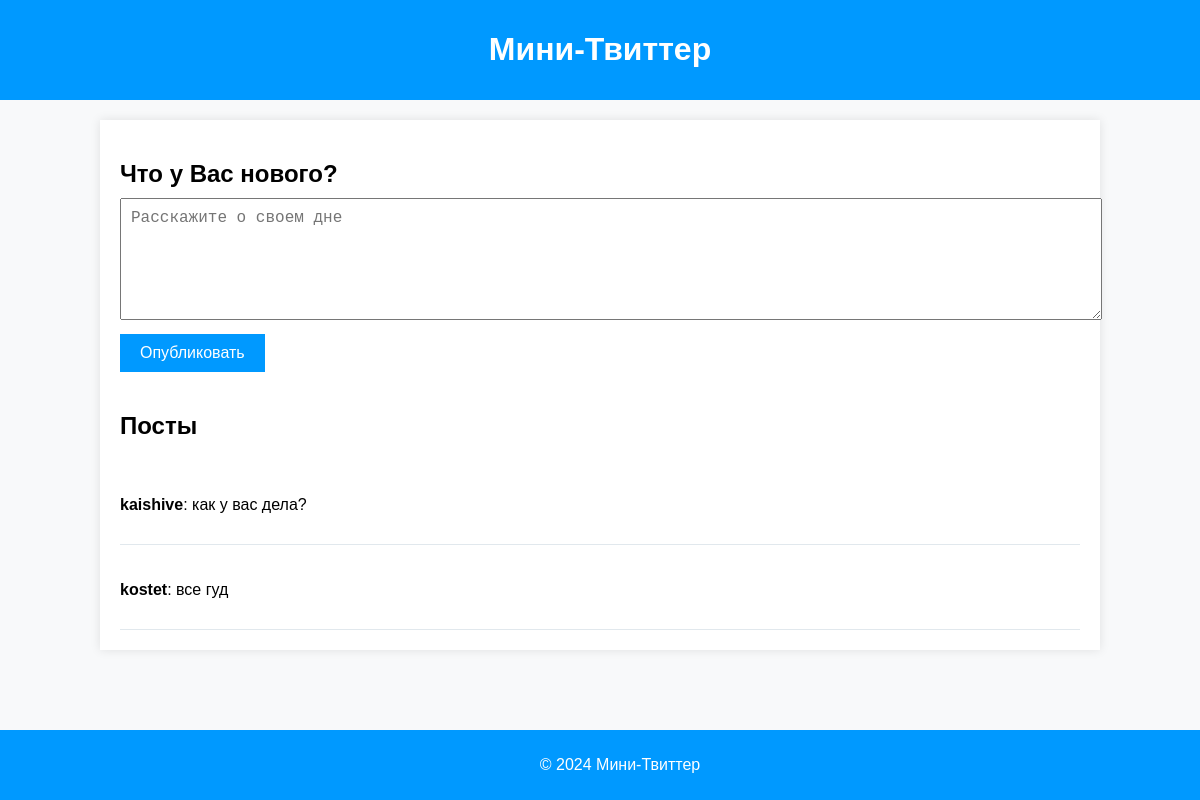
The app's page /posts/, older data.
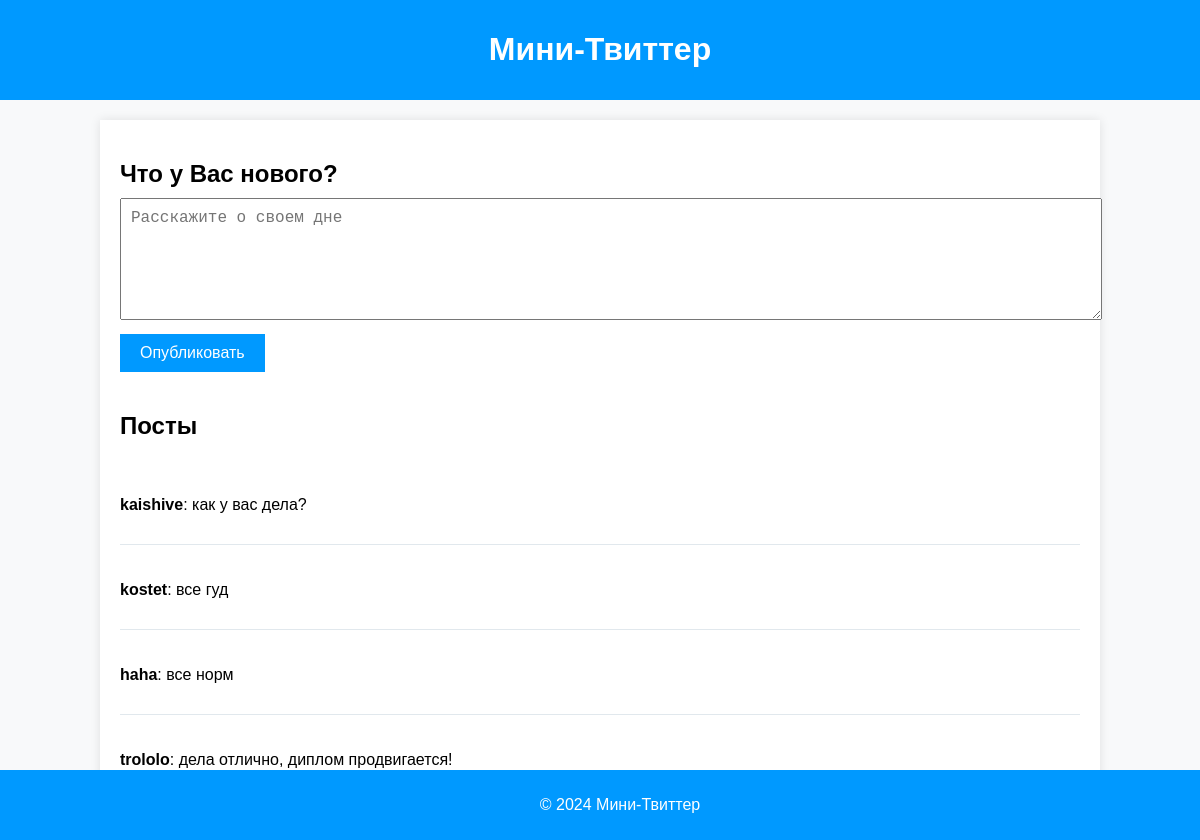
The same page, newer data.
### models/post_user_model.py (models this page shows)
class Post(Base):
    __tablename__ = "posts"
    id = Column(Integer, primary_key=True, index=True)
    content = Column(String, nullable=False)
    slug = Column(String, unique=True, index=True)
    user_id = Column(Integer, ForeignKey('users.id'), nullable=False)
    user = relationship("User", back_populates="posts")

class User(Base):
    __tablename__ = "users"
    id = Column(Integer, primary_key=True, index=True)
    username = Column(String, unique=True, index=True, nullable=False)
    email = Column(String, unique=True, index=True, nullable=False)
    hashed_password = Column(String, nullable=False)
    slug = Column(String, unique=True, index=True)
    posts = relationship("Post", back_populates="user")

### routers/posts_crud.py (the view)
@router.get("/posts/", response_class=HTMLResponse)
async def get_posts(request: Request, db: Annotated[Session, Depends(get_db)], user_id: Optional[int] = Cookie(None),
                    error_message: Optional[str] = None):
    posts = db.scalars(select(Post)).all()
    return templates.TemplateResponse("page_blog.html", {"request": request, "posts": posts, "user_id": user_id,
                                                         "error_message": error_message})

### templates/page_blog.html (shortened to what this page needs)
<!DOCTYPE html>
<html lang="en">
<head>
    <link rel="stylesheet" type="text/css" href="/static/page_style.css">
</head>
<body>
    <header>
        <div class="header-container">
            <h1>Мини-Твиттер</h1>
        </div>
    </header>
    <main>
        <div class="container">
            <div class="new-post">
                <h2>Что у Вас нового?</h2>
                <form id="newPostForm" action="/posts/" method="post">
                    <textarea id="postContent" name="content" placeholder="Расскажите о своем дне" required></textarea>
                    <button type="submit">Опубликовать</button>
                </form>
            </div>
            <div class="posts">
                <h2>Посты</h2>
                {% for post in posts %}
                <div class="post" data-post-id="{{ post.id }}">
                    <p><strong>{{ post.user.username }}</strong>: {{ post.content }}</p>
                </div>
                {% endfor %}
            </div>
        </div>
    </main>
    <footer>
        <div class="footer-container">
            <p>&copy; 2024 Мини-Твиттер</p>
        </div>
    </footer>
</body>
</html>

### templates/page_style.css (style rules this page uses)
body { font-family: 'Arial', sans-serif; background-color: #f8f9fa; margin: 0; padding: 0; }
.header-container { background-color: #0099ff; color: white; padding: 10px 20px; text-align: center; }
.container { width: 80%; margin: 20px auto; padding: 20px; background-color: white; box-shadow: 0 0 10px rgba(0, 0, 0, 0.1); }
.new-post { margin-bottom: 40px; }
.new-post h2 { margin-bottom: 10px; }
textarea { width: 100%; height: 100px; margin-bottom: 10px; padding: 10px; font-size: 16px; resize: vertical; }
button { background-color: #0099ff; color: white; border: none; padding: 10px 20px; font-size: 16px; cursor: pointer; transition: background-color 0.3s; }
.posts { margin-top: 40px; }
.post { border-bottom: 1px solid #e1e8ed; padding: 20px 0; }
.post p { margin-bottom: 10px; }
.footer-container { background-color: #0099ff; color: white; text-align: center; padding: 10px 20px; position: fixed; bottom: 0; width: 100%; }

Row changes from the older to the newer data that the page shows:
added Post: user.username "haha", content "все норм"
added Post: user.username "trololo", content "дела отлично, диплом продвигается!"
